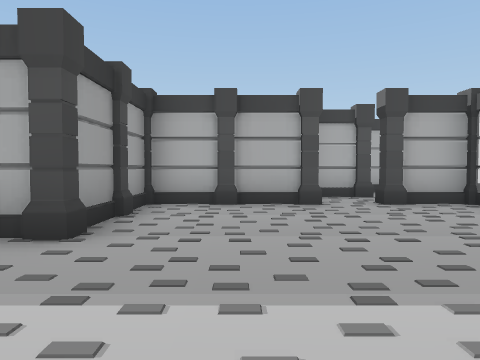
View 1 (above)

24 first-person views from a walk through a scene from a Unity 3-D project. The camera is 1.3 m above the floor, tilts 2° down and sees 70° across. The floor is counted in squares, 2 m on a side. Each view is taken from the middle of a square. On the plan, view 1 faces up. The plan holds only what a view shows up to about 10 squares ahead; the rest is blank.

View 2
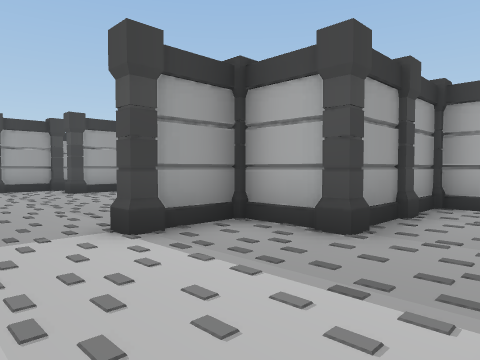

View 3
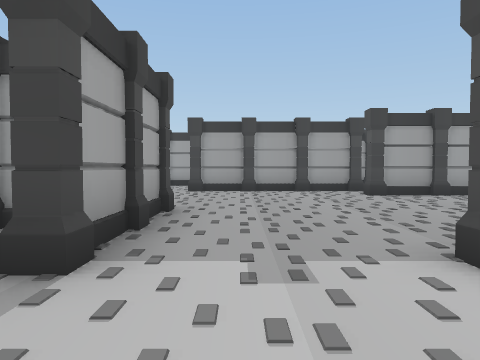

View 4
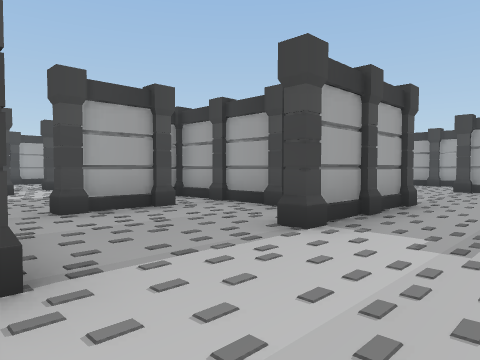

View 5
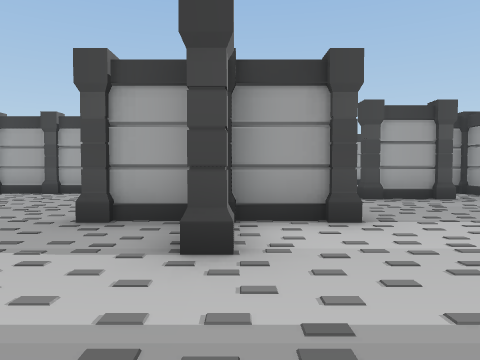

View 6
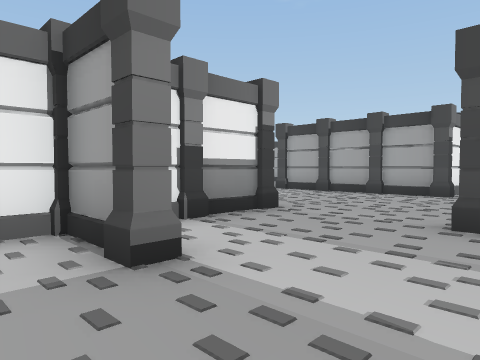

View 7
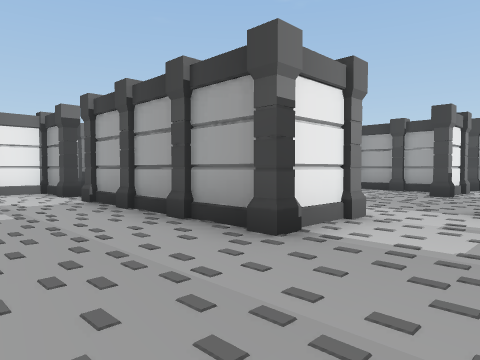

View 8
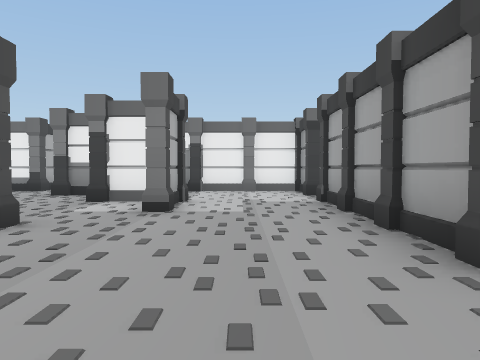

View 9
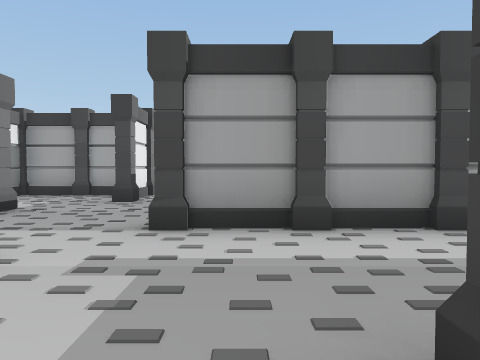

View 10
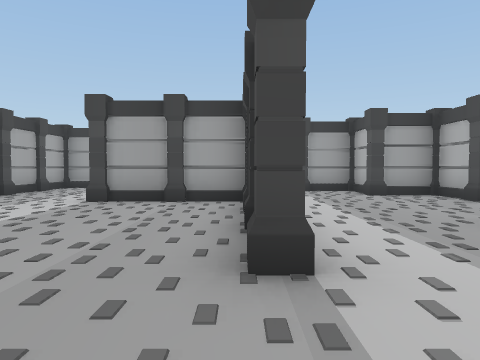

View 11
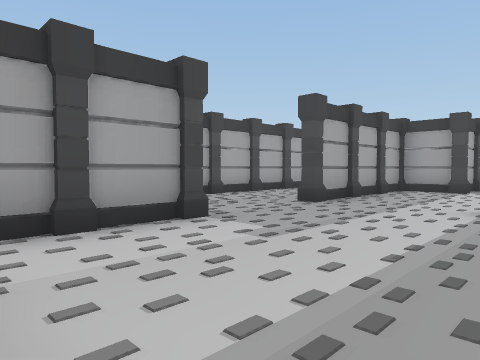

View 12
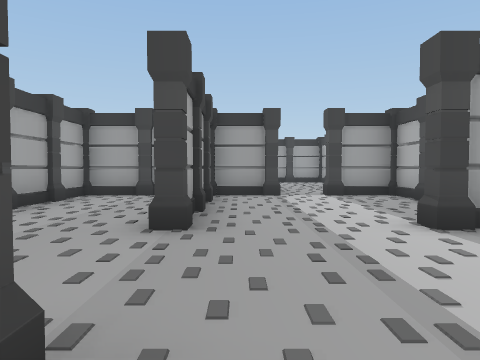

View 13
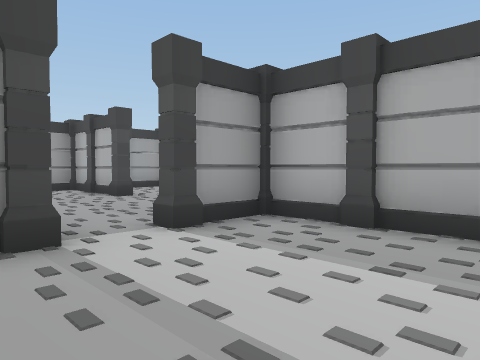

View 14
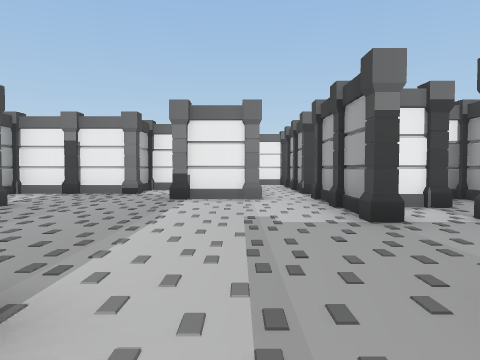

View 15
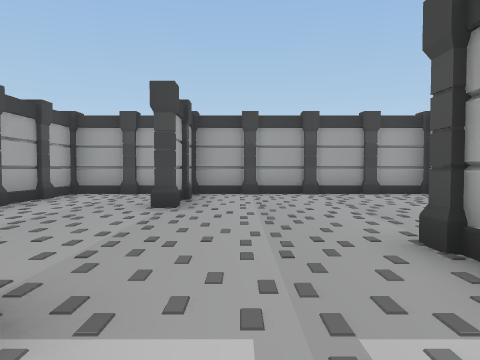

View 16
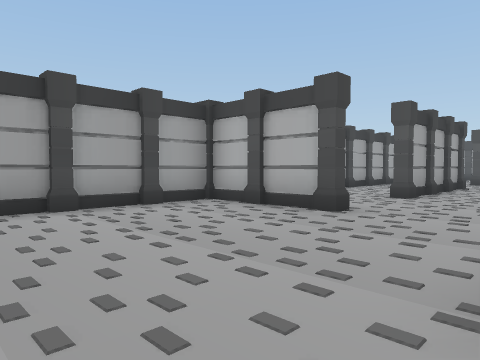

View 17
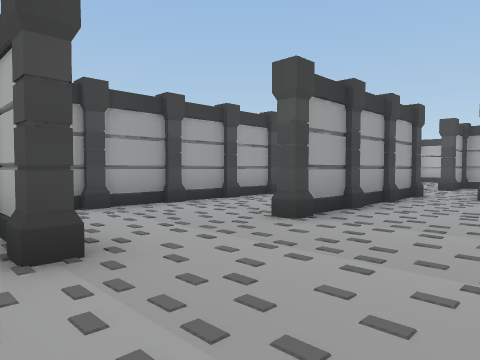

View 18
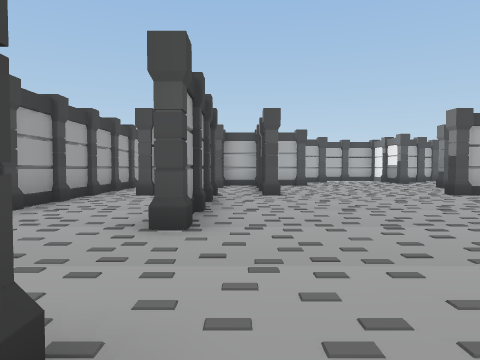

View 19
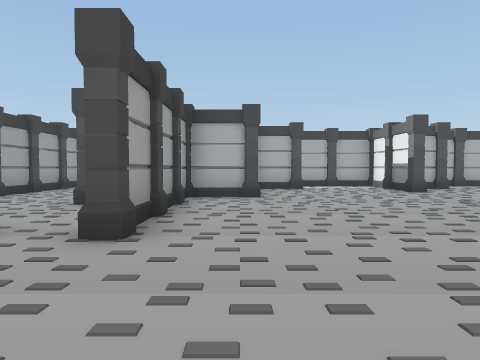

View 20
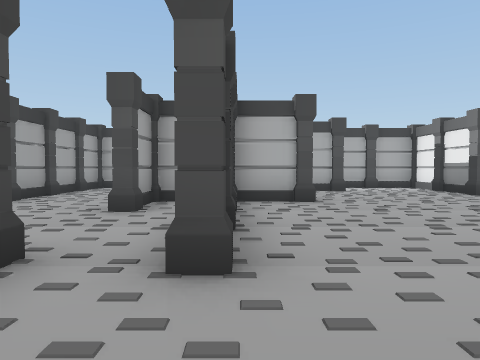

View 21
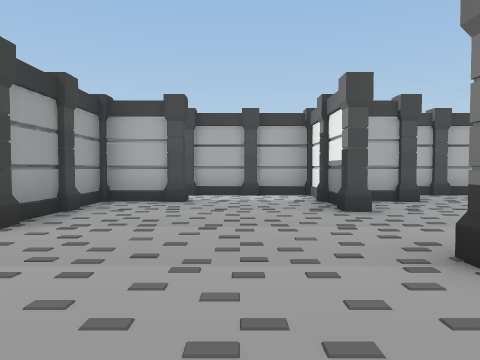

View 22
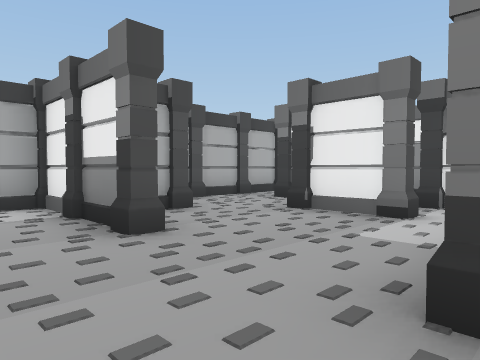

View 23
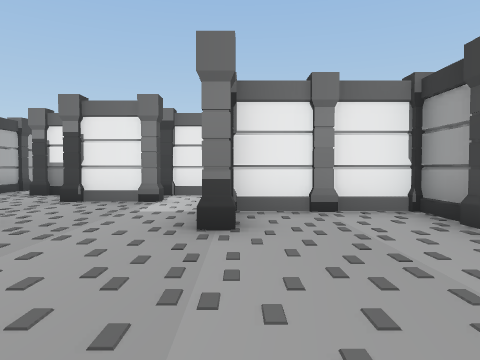

View 24
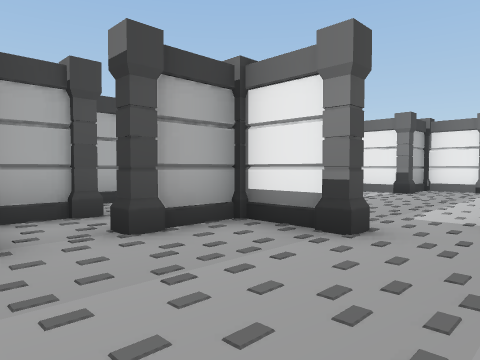

### Floor plan
Points are (right, up) in squares from view 1. A wall is a line through its corners. A room is listed if a view was taken in it or the views show most of it. See-through windows are left out.
Room 1 (views 1, 2, 3, 4, 5, 6, 7, 8, 9, 10, 11, 12, 13, 14, 15, 16, 17, 18, 19, 20, 21, 22, 23, 24)
walls: (1.6, -1.2) (2.5, -1.2); (-3.2, -4.5) (-3.2, -5.6); (-4.5, -1.2) (-3.5, -1.2); (-4.7, -4.5) (-4.7, -5.5); (-3.6, -5.8) (-4.4, -5.8); (-1.8, 3.5) (-1.8, 4.6); (-1.7, 4.5) (-1.7, 3.5); (4.4, -5.7) (5.5, -5.7); (4.5, 1.8) (5.5, 1.8); (1.5, -8.7) (2.5, -8.7); (-0.4, 6.2) (-1.5, 6.2); (-1.7, -10.4) (-1.7, -11.6); (-3.6, -10.3) (-4.5, -10.3); (1.2, 6.9) (1.2, 7.5); (7.6, -5.7) (8.5, -5.7); (5.7, -8.6) (5.7, -7.5); (8.4, -2.8) (7.9, -2.8); (8.7, -2.2) (8.7, -1.5); (-6.2, -10.5) (-6.2, -11.6); (-10.7, 1.5) (-10.7, 0.4); (2.5, 7.7) (1.8, 7.7); (-9.2, 4.5) (-9.2, 3.4); (-12.5, -4.3) (-13.6, -4.3) (-13.6, -5.6); (-3.3, 9.5) (-3.3, 10.5); (10.6, -5.7) (11.7, -5.7) (11.7, -4.4); (-6.2, -13.4) (-6.2, -14.5); (-9.2, 7.5) (-9.2, 6.9); (-13.6, -1.5) (-13.6, -2.6); (4.8, -13.2) (5.5, -13.2); (-7.4, -13.2) (-6.9, -13.2); (1.5, -14.7) (2.6, -14.7); (-13.6, 1.5) (-13.6, 0.5); (-4.5, -14.7) (-3.5, -14.7); (-10.7, 7.4) (-10.7, 6.8); (-13.6, -7.5) (-13.6, -8.5); (-6.4, 10.7) (-7.7, 10.7) (-7.7, 9.5); (10.2, 6.4) (10.2, 7.4); (-13.6, 4.4) (-13.6, 3.6); (-12.6, -10.3) (-13.6, -10.3) (-13.6, -11.5); (-3.8, 12.2) (-4.2, 12.2); (2.5, 12.2) (-0.9, 12.2); (11.5, 6.2) (10.6, 6.2); (-6.2, -16.4) (-6.2, -17.5); (-4.5, -17.7) (-3.5, -17.7); (3.6, -17.7) (4.1, -17.7); (-13.5, -13.2) (-11.6, -13.2); (-13.6, 10.5) (-13.6, 9.5)
objects: other object (-14, -13); other object (-14, -12); other object (-14, -10); other object (-14, -9); other object (-14, -7); other object (-14, -6); other object (-14, -4); other object (-14, -3); other object (-14, -1); other object (-14, 0); other object (-14, 2); other object (-14, 3); other object (-14, 5); other object (-14, 8); other object (-14, 9); other object (-14, 11); other object (-12, -13); other object (-12, -10); other object (-12, -4); other object (-12, 3); other object (-11, -13); other object (-11, -10); other object (-11, -4); other object (-11, -1); other object (-11, 0); other object (-11, 2); other object (-11, 3); other object (-11, 6); other object (-11, 8); other object (-9, 3); other object (-9, 5); other object (-9, 6); other object (-9, 8); other object (-8, -13); other object (-8, -7); other object (-8, 8); other object (-8, 9); other object (-8, 11); other object (-6, -18); other object (-6, -16); other object (-6, -15); other object (-6, -13); other object (-6, -12); other object (-6, -10); other object (-6, -1); other object (-6, 11); other object (-6, 12); other object (-5, -18); other object (-5, -15); other object (-5, -10); other object (-5, -7); other object (-5, -6); other object (-5, -4); other object (-5, -3); other object (-5, -1); other object (-5, 3); other object (-5, 12); other object (-3, -18); other object (-3, -15); other object (-3, -10); other object (-3, -6); other object (-3, -4); other object (-3, -1); other object (-3, 2); other object (-3, 3); other object (-3, 6); other object (-3, 9); other object (-3, 11); other object (-3, 12); other object (-2, -18); other object (-2, -15); other object (-2, -12); other object (-2, -10); other object (-2, -9); other object (-2, -4); other object (-2, 3); other object (-2, 5); other object (-2, 6); other object (-2, 11); other object (0, -9); other object (0, -1); other object (0, 6); other object (0, 8); other object (0, 9); other object (0, 12); other object (1, -16); other object (1, -15); other object (1, -9); other object (1, -6); other object (1, -1); other object (1, 0); other object (1, 6); other object (1, 8); other object (1, 11); other object (1, 12); other object (3, -16); other object (3, -15); other object (3, -9); other object (3, -1); other object (3, 6); other object (3, 8); other object (3, 12); other object (4, -15); other object (4, -13); other object (4, -12); other object (4, -7); other object (4, -6); other object (4, 2); other object (4, 5); other object (4, 6); other object (6, -15); other object (6, -13); other object (6, -10); other object (6, -9); other object (6, -7); other object (6, -6); other object (6, -1); other object (6, 0); other object (6, 2); other object (7, -15); other object (7, -13); other object (7, -10); other object (7, -6); other object (7, -3); other object (9, -6); other object (9, -3); other object (9, -1); other object (10, -6); other object (10, 0); other object (10, 6); other object (12, -6); other object (12, -4); other object (12, -3); other object (12, 2)

Where each view was taken, in squares from view 1:
view 1: 0 up, 0 right, facing up
view 2: 0 up, 0 right, facing up-left
view 3: 0 up, 1 left, facing left
view 4: 1 up, 0 right, facing down-left
view 5: 3 up, 1 right, facing down
view 6: 3 up, 2 right, facing down-right
view 7: 3 down, 2 right, facing down-right
view 8: 4 down, 2 right, facing right
view 9: 5 down, 2 right, facing down
view 10: 9 down, 5 right, facing left
view 11: 11 down, 4 right, facing down-left
view 12: 14 down, 2 right, facing left
view 13: 14 down, 3 left, facing up-left
view 14: 13 down, 3 left, facing right
view 15: 9 down, 5 left, facing left
view 16: 9 down, 8 left, facing up-left
view 17: 5 down, 8 left, facing up-left
view 18: 5 down, 10 left, facing up
view 19: 0 up, 8 left, facing up
view 20: 1 up, 9 left, facing up
view 21: 4 up, 5 left, facing up
view 22: 6 up, 5 left, facing up-right
view 23: 6 up, 7 left, facing right
view 24: 3 up, 1 right, facing up-right
